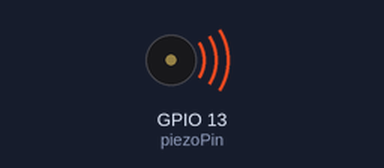
Recording of a program running on a simulated Raspberry Pi (BCM pin numbers). On the bench: buzzer (waves = sounding).

Above: at 0.15 s.
At 8.0 s:
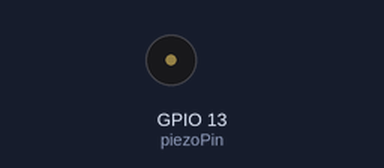
Timing chart, 0 to 11.1 s (numbered marks = the images above):
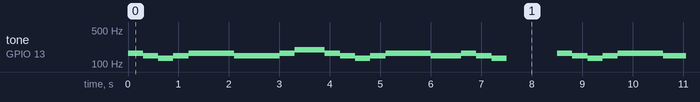

The program:

pwm01.py
```python
#피에조
import RPi.GPIO as GPIO
import time

piezoPin = 13
melody = [130, 147, 165, 175, 196, 220, 247  ,262]
melody2 = [165, 147, 130, 147, 165, 165, 165, 147, 147, 147, 165, 196, 196, 165, 147, 130, 147, 165, 165, 165, 147, 147, 165, 147, 130]

GPIO.setmode(GPIO.BCM)
GPIO.setup(piezoPin, GPIO.OUT)

#아날로그 출력을 위한 객체생성(440Hz 출력)
Buzz = GPIO.PWM(piezoPin, 440)

try:
	while True:
		Buzz.start(50) #duty cycle : 50
		for i in range(0, len(melody2)):
			Buzz.ChangeFrequency(melody2[i])
			time.sleep(0.3)
		Buzz.stop()
		time.sleep(1)

except KeyboardInterrupt:
	GPIO.cleanup()
```

Measured:
- by itself, tone on GPIO 13 (piezoPin): repeats every 8.5 s: 147 Hz 0.30 s, 130 Hz 0.30 s, 147 Hz 0.30 s, 165 Hz 0.90 s, 147 Hz 0.90 s, 165 Hz 0.30 s, 196 Hz 0.60 s, 165 Hz 0.30 s, 147 Hz 0.30 s, 130 Hz 0.30 s, 147 Hz 0.30 s, 165 Hz 0.90 s, 147 Hz 0.60 s, 165 Hz 0.30 s, 147 Hz 0.30 s, 130 Hz 0.30 s, silent 1.0 s, 165 Hz 0.30 s
